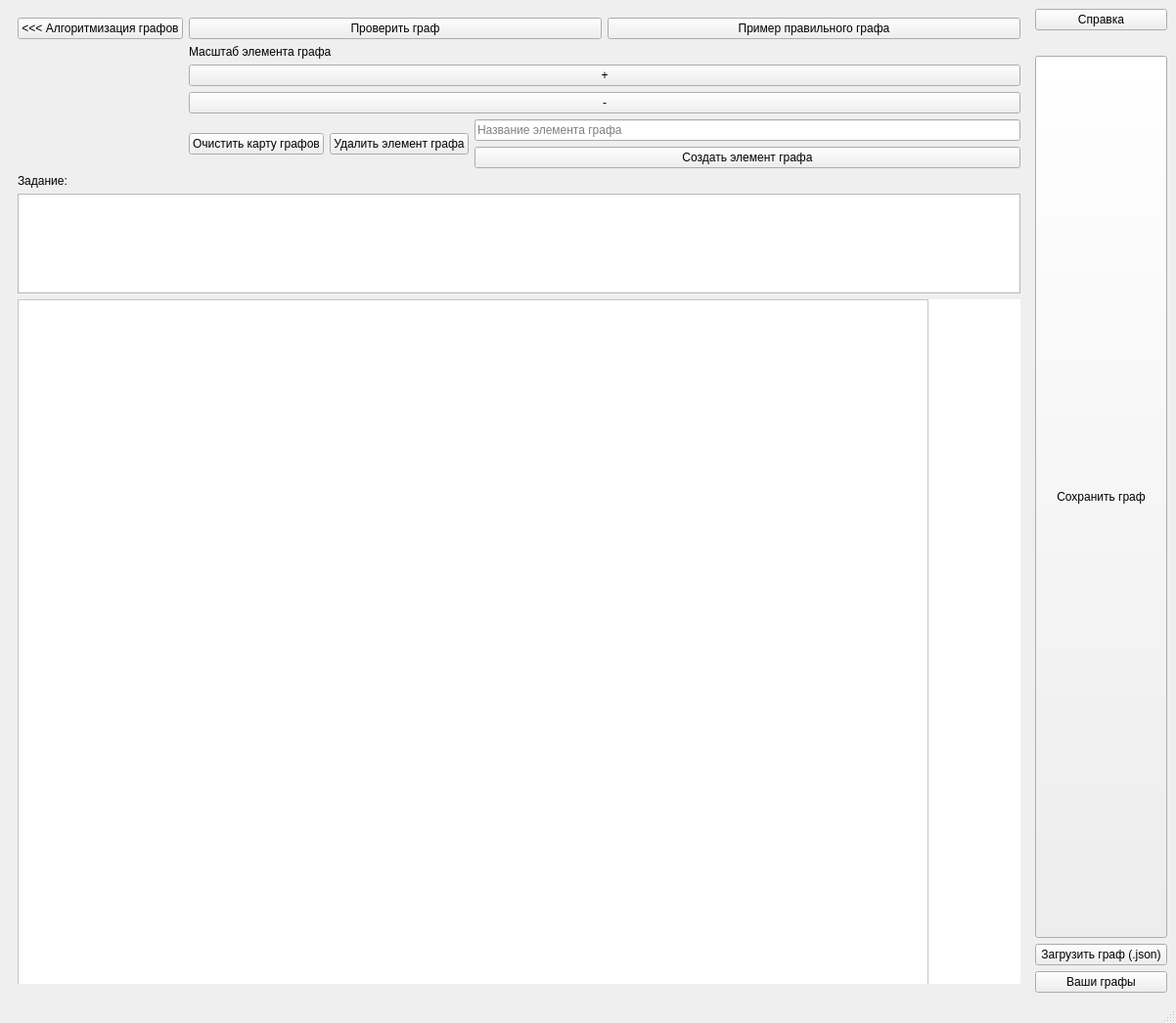
<?xml version="1.0" encoding="UTF-8"?>
<ui version="4.0">
 <class>MainWindow</class>
 <widget class="QMainWindow" name="MainWindow">
  <property name="geometry">
   <rect>
    <x>0</x>
    <y>0</y>
    <width>1202</width>
    <height>1046</height>
   </rect>
  </property>
  <property name="sizePolicy">
   <sizepolicy hsizetype="Expanding" vsizetype="Expanding">
    <horstretch>0</horstretch>
    <verstretch>0</verstretch>
   </sizepolicy>
  </property>
  <property name="windowTitle">
   <string>MainWindow</string>
  </property>
  <property name="autoFillBackground">
   <bool>false</bool>
  </property>
  <widget class="QWidget" name="centralwidget">
   <layout class="QHBoxLayout" name="horizontalLayout">
    <item>
     <widget class="QStackedWidget" name="StackedWidget">
      <property name="enabled">
       <bool>true</bool>
      </property>
      <property name="minimumSize">
       <size>
        <width>1043</width>
        <height>0</height>
       </size>
      </property>
      <property name="styleSheet">
       <string notr="true"/>
      </property>
      <property name="currentIndex">
       <number>0</number>
      </property>
      <widget class="QWidget" name="First_Page">
       <layout class="QVBoxLayout" name="verticalLayout_3">
        <item>
         <layout class="QFormLayout" name="formLayout_3">
          <item row="0" column="0">
           <layout class="QVBoxLayout" name="FP_VerticalLayout1">
            <item>
             <widget class="QPushButton" name="FP_VL1_PushButton">
              <property name="text">
               <string>&lt;&lt;&lt; Алгоритмизация графов</string>
              </property>
             </widget>
            </item>
           </layout>
          </item>
          <item row="0" column="1">
           <layout class="QHBoxLayout" name="horizontalLayout_2">
            <item>
             <widget class="QPushButton" name="FP_VP3_CheckGraphBtn">
              <property name="text">
               <string>Проверить граф</string>
              </property>
             </widget>
            </item>
            <item>
             <widget class="QPushButton" name="FP_VP3_GreatGraphExampleBtn">
              <property name="text">
               <string>Пример правильного графа</string>
              </property>
             </widget>
            </item>
           </layout>
          </item>
          <item row="1" column="1">
           <layout class="QVBoxLayout" name="verticalLayout_2">
            <item>
             <widget class="QLabel" name="label">
              <property name="enabled">
               <bool>true</bool>
              </property>
              <property name="text">
               <string>Масштаб элемента графа</string>
              </property>
             </widget>
            </item>
            <item>
             <widget class="QPushButton" name="pushButton_2">
              <property name="text">
               <string>+</string>
              </property>
             </widget>
            </item>
            <item>
             <widget class="QPushButton" name="pushButton">
              <property name="text">
               <string>-</string>
              </property>
             </widget>
            </item>
           </layout>
          </item>
          <item row="2" column="1">
           <layout class="QHBoxLayout" name="horizontalLayout_3">
            <property name="bottomMargin">
             <number>0</number>
            </property>
            <item>
             <widget class="QPushButton" name="pushButton_3">
              <property name="text">
               <string>Очистить карту графов</string>
              </property>
             </widget>
            </item>
            <item>
             <widget class="QPushButton" name="pushButton_4">
              <property name="text">
               <string>Удалить элемент графа</string>
              </property>
             </widget>
            </item>
            <item>
             <layout class="QVBoxLayout" name="verticalLayout_4">
              <item>
               <widget class="QLineEdit" name="FP_VP2_LineEdit">
                <property name="text">
                 <string/>
                </property>
                <property name="placeholderText">
                 <string>Название элемента графа</string>
                </property>
                <property name="clearButtonEnabled">
                 <bool>true</bool>
                </property>
               </widget>
              </item>
              <item>
               <widget class="QPushButton" name="FP_VP2_PushButton">
                <property name="text">
                 <string>Создать элемент графа</string>
                </property>
               </widget>
              </item>
             </layout>
            </item>
           </layout>
          </item>
          <item row="4" column="0" colspan="2">
           <widget class="QWidget" name="widget" native="true">
            <property name="sizePolicy">
             <sizepolicy hsizetype="Expanding" vsizetype="Expanding">
              <horstretch>0</horstretch>
              <verstretch>0</verstretch>
             </sizepolicy>
            </property>
            <property name="minimumSize">
             <size>
              <width>0</width>
              <height>700</height>
             </size>
            </property>
            <property name="styleSheet">
             <string notr="true">QWidget {
	background-color: rgb(255, 255, 255)
}</string>
            </property>
            <widget class="QFrame" name="frame">
             <property name="geometry">
              <rect>
               <x>0</x>
               <y>0</y>
               <width>931</width>
               <height>701</height>
              </rect>
             </property>
             <property name="frameShape">
              <enum>QFrame::StyledPanel</enum>
             </property>
             <property name="frameShadow">
              <enum>QFrame::Raised</enum>
             </property>
            </widget>
           </widget>
          </item>
          <item row="3" column="0" colspan="2">
           <layout class="QVBoxLayout" name="verticalLayout_5">
            <item>
             <widget class="QLabel" name="label_4">
              <property name="text">
               <string>Задание:</string>
              </property>
             </widget>
            </item>
            <item>
             <widget class="QPlainTextEdit" name="plainTextEdit_2"/>
            </item>
           </layout>
          </item>
         </layout>
        </item>
       </layout>
      </widget>
      <widget class="QWidget" name="Second_Page">
       <layout class="QVBoxLayout" name="verticalLayout">
        <item>
         <layout class="QFormLayout" name="formLayout_2">
          <property name="leftMargin">
           <number>0</number>
          </property>
          <item row="0" column="0">
           <layout class="QFormLayout" name="formLayout">
            <item row="0" column="0">
             <widget class="QPushButton" name="SP_HL_VL_VL_PushButton">
              <property name="enabled">
               <bool>true</bool>
              </property>
              <property name="text">
               <string>&lt;&lt;&lt; Редактор графов</string>
              </property>
             </widget>
            </item>
            <item row="1" column="0">
             <widget class="QPushButton" name="SP_HL_VL_VL2_PushButton">
              <property name="text">
               <string>Обойти граф</string>
              </property>
             </widget>
            </item>
            <item row="2" column="0">
             <widget class="QPushButton" name="pushButton_6">
              <property name="text">
               <string>Проверить правильность</string>
              </property>
             </widget>
            </item>
            <item row="3" column="0">
             <widget class="QPushButton" name="pushButton_7">
              <property name="text">
               <string>Пример правильного графа</string>
              </property>
             </widget>
            </item>
           </layout>
          </item>
          <item row="0" column="1">
           <layout class="QHBoxLayout" name="SP_HL_HorizontalLayout">
            <item>
             <layout class="QVBoxLayout" name="SP_HL_HL_VerticalLayout">
              <item>
               <widget class="QLabel" name="SP_HL_HL_VL1_Label">
                <property name="text">
                 <string>Выбрать цвет стрелки:</string>
                </property>
               </widget>
              </item>
              <item>
               <widget class="QListWidget" name="SP_HL_HL_VL1_ListWidget">
                <item>
                 <property name="text">
                  <string>Красный</string>
                 </property>
                </item>
                <item>
                 <property name="text">
                  <string>Синий</string>
                 </property>
                </item>
                <item>
                 <property name="text">
                  <string>Зеленый</string>
                 </property>
                </item>
                <item>
                 <property name="text">
                  <string>Желтый </string>
                 </property>
                </item>
                <item>
                 <property name="text">
                  <string>Розовый</string>
                 </property>
                </item>
                <item>
                 <property name="text">
                  <string>Фиолетовый</string>
                 </property>
                </item>
                <item>
                 <property name="text">
                  <string>Голубой</string>
                 </property>
                </item>
                <item>
                 <property name="text">
                  <string>Пурпурный</string>
                 </property>
                </item>
                <item>
                 <property name="text">
                  <string>Салатовый</string>
                 </property>
                </item>
                <item>
                 <property name="text">
                  <string>Коричневый</string>
                 </property>
                </item>
               </widget>
              </item>
              <item>
               <widget class="QPushButton" name="SP_HL_HL_VL1_ChangeColorBtn">
                <property name="text">
                 <string>Выбрать свой цвет</string>
                </property>
               </widget>
              </item>
             </layout>
            </item>
            <item>
             <layout class="QVBoxLayout" name="SP_HL_HL_VerticalLayout3"/>
            </item>
           </layout>
          </item>
          <item row="1" column="0">
           <layout class="QVBoxLayout" name="verticalLayout_6">
            <item>
             <widget class="QLabel" name="label_3">
              <property name="text">
               <string>Результат:</string>
              </property>
             </widget>
            </item>
            <item>
             <widget class="QLabel" name="label_2">
              <property name="text">
               <string/>
              </property>
             </widget>
            </item>
           </layout>
          </item>
          <item row="2" column="0" colspan="2">
           <widget class="QWidget" name="widget_2" native="true">
            <property name="sizePolicy">
             <sizepolicy hsizetype="Expanding" vsizetype="Expanding">
              <horstretch>0</horstretch>
              <verstretch>0</verstretch>
             </sizepolicy>
            </property>
            <property name="minimumSize">
             <size>
              <width>0</width>
              <height>700</height>
             </size>
            </property>
            <property name="styleSheet">
             <string notr="true">QWidget {
	background-color: rgb(255, 255, 255)
}</string>
            </property>
           </widget>
          </item>
         </layout>
        </item>
       </layout>
      </widget>
     </widget>
    </item>
    <item>
     <layout class="QGridLayout" name="gridLayout">
      <property name="sizeConstraint">
       <enum>QLayout::SetMaximumSize</enum>
      </property>
      <property name="leftMargin">
       <number>0</number>
      </property>
      <property name="rightMargin">
       <number>0</number>
      </property>
      <property name="horizontalSpacing">
       <number>0</number>
      </property>
      <item row="2" column="0">
       <widget class="QPushButton" name="pushButton_5">
        <property name="sizePolicy">
         <sizepolicy hsizetype="Expanding" vsizetype="Expanding">
          <horstretch>0</horstretch>
          <verstretch>0</verstretch>
         </sizepolicy>
        </property>
        <property name="maximumSize">
         <size>
          <width>400</width>
          <height>16777215</height>
         </size>
        </property>
        <property name="text">
         <string>Сохранить граф</string>
        </property>
       </widget>
      </item>
      <item row="1" column="0">
       <widget class="QLabel" name="VP_Label">
        <property name="text">
         <string/>
        </property>
       </widget>
      </item>
      <item row="4" column="0">
       <widget class="QPushButton" name="VP_PushButton1">
        <property name="text">
         <string>Ваши графы</string>
        </property>
       </widget>
      </item>
      <item row="3" column="0">
       <widget class="QPushButton" name="VP_UploadGraphButton">
        <property name="text">
         <string>Загрузить граф (.json)</string>
        </property>
       </widget>
      </item>
      <item row="0" column="0">
       <widget class="QPushButton" name="Info">
        <property name="enabled">
         <bool>true</bool>
        </property>
        <property name="cursor">
         <cursorShape>ArrowCursor</cursorShape>
        </property>
        <property name="text">
         <string>Справка</string>
        </property>
       </widget>
      </item>
     </layout>
    </item>
   </layout>
  </widget>
  <widget class="QMenuBar" name="menubar">
   <property name="geometry">
    <rect>
     <x>0</x>
     <y>0</y>
     <width>1202</width>
     <height>21</height>
    </rect>
   </property>
  </widget>
  <widget class="QStatusBar" name="statusbar"/>
 </widget>
 <resources/>
 <connections/>
</ui>
